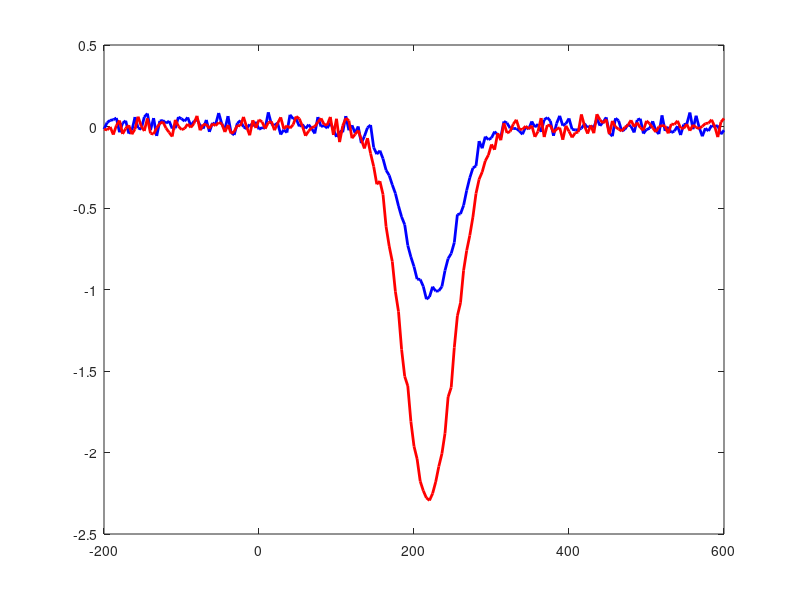

MATLAB code for this plot: (Note: this script raises an error after producing the figure.)
function demo_afmmn_dummy_data_trials()
clearvars -except ans;
clc;
[data_trials, meta] = make_dummy_afmmn_data_local();
classic_erp_afmmn_local(data_trials);
lme = single_trial_lmm_afmmn_local(data_trials);
assignin('base', 'data_trials_afmmn_demo', data_trials);
assignin('base', 'meta_afmmn_demo', meta);
assignin('base', 'lme_afmmn_demo', lme);
disp('Salvate nel workspace MATLAB: data_trials_afmmn_demo, meta_afmmn_demo, lme_afmmn_demo');
end

function [data_trials, meta] = make_dummy_afmmn_data_local()
rng(31);
nSubjects = 6; nTrialsPerCond = 20; labels = {'abstract_regular','abstract_violation'};
chan_labels = {'Fz','FC1','FC2','Cz','C3','C4','Pz','P3','P4','Oz'};
nCh = numel(chan_labels); fs = 250; time_ms = -200:1000/fs:600; nT = numel(time_ms);
roi = find(ismember(chan_labels, {'Fz','FC1','FC2','Cz'}));
nTrials = nSubjects * nTrialsPerCond * 2;
data_trials = repmat(struct('eeg',[],'label','','subject_id',[],'time_ms',[],'fs',[],'chan_labels',{{}}),1,nTrials);
k = 0;
for s = 1:nSubjects
    subj_shift = randn * 0.3;
    for c = 1:2
        for tr = 1:nTrialsPerCond
            k = k + 1;
            x = 0.75 * randn(nCh, nT);
            peakLat = 220 + randn*14;
            gauss = exp(-0.5 * ((time_ms - peakLat)/30).^2);
            if strcmp(labels{c}, 'abstract_regular')
                amp = -1.0 + subj_shift + randn*0.15;
            else
                amp = -2.4 + subj_shift + randn*0.15;
            end
            for ch = 1:nCh
                w = 0.2; if ismember(ch, roi), w = 1.0; end
                x(ch,:) = x(ch,:) + w * amp * gauss;
            end
            data_trials(k).eeg = x; data_trials(k).label = labels{c}; data_trials(k).subject_id = s;
            data_trials(k).time_ms = time_ms; data_trials(k).fs = fs; data_trials(k).chan_labels = chan_labels;
        end
    end
end
meta = struct('fs',fs,'time_ms',time_ms,'chan_labels',{chan_labels},'roi_labels',{chan_labels(roi)},'nSubjects',nSubjects,'nTrials',nTrials,'component','afMMN');
end

function classic_erp_afmmn_local(data_trials)
time_ms = data_trials(1).time_ms; chan_labels = data_trials(1).chan_labels;
roi = find(ismember(chan_labels, {'Fz','FC1','FC2','Cz'})); subjects = unique([data_trials.subject_id]); conds = {'abstract_regular','abstract_violation'};
subj_erp = struct(); for c = 1:numel(conds), subj_erp.(conds{c}) = nan(numel(subjects), numel(time_ms)); end
for iS = 1:numel(subjects)
    s = subjects(iS);
    for c = 1:numel(conds)
        idx = find([data_trials.subject_id] == s & strcmp({data_trials.label}, conds{c})); tmp = [];
        for k = idx, tmp = cat(3, tmp, mean(data_trials(k).eeg(roi,:), 1)); end
        subj_erp.(conds{c})(iS,:) = mean(tmp, 3);
    end
end
figure('Color','w');
plot(time_ms, mean(subj_erp.abstract_regular,1,'omitnan'),'b','LineWidth',2); hold on;
plot(time_ms, mean(subj_erp.abstract_violation,1,'omitnan'),'r','LineWidth',2);
yline(0,':k'); xline(0,'--k'); legend('abstract regular','abstract violation','Location','best'); xlabel('Time (ms)'); ylabel('Amplitude'); title('afMMN ERP classico'); set(gca,'FontSize',12);
end

function lme = single_trial_lmm_afmmn_local(data_trials)
time_ms = data_trials(1).time_ms; chan_labels = data_trials(1).chan_labels;
roi = find(ismember(chan_labels, {'Fz','FC1','FC2','Cz'})); idx_win = time_ms >= 150 & time_ms <= 300;
nTrials = numel(data_trials); Subject = nan(nTrials,1); Condition = strings(nTrials,1); AmplitudeMean = nan(nTrials,1); AmplitudePeak = nan(nTrials,1);
for k=1:nTrials
    x = data_trials(k).eeg(roi, idx_win);
    Subject(k) = data_trials(k).subject_id; Condition(k) = string(data_trials(k).label);
    AmplitudeMean(k) = mean(x,'all'); AmplitudePeak(k) = min(mean(x,1));
end
T = table(categorical(Subject), categorical(Condition), AmplitudeMean, AmplitudePeak, 'VariableNames', {'Subject','Condition','AmplitudeMean','AmplitudePeak'});
if exist('fitlme','file')==2, lme = fitlme(T, 'AmplitudeMean ~ Condition + (1|Subject)'); disp(lme); else, lme = []; end
figure('Color','w'); subplot(1,2,1); boxplot(T.AmplitudeMean, T.Condition); title('afMMN mean amplitude'); ylabel('AmplitudeMean'); subplot(1,2,2); boxplot(T.AmplitudePeak, T.Condition); title('afMMN peak amplitude'); ylabel('AmplitudePeak');
end
